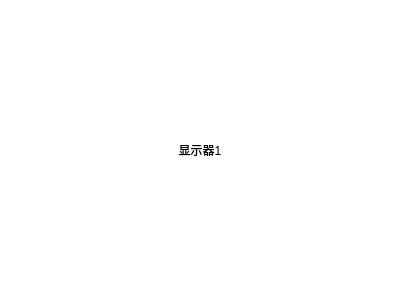
<?xml version="1.0" encoding="UTF-8"?>
<ui version="4.0">
 <class>MarkDisplay</class>
 <widget class="QWidget" name="MarkDisplay">
  <property name="geometry">
   <rect>
    <x>0</x>
    <y>0</y>
    <width>400</width>
    <height>300</height>
   </rect>
  </property>
  <property name="windowTitle">
   <string>Form</string>
  </property>
  <property name="styleSheet">
   <string notr="true">background-color:transparent;</string>
  </property>
  <layout class="QVBoxLayout" name="verticalLayout">
   <item>
    <widget class="QLabel" name="text">
     <property name="styleSheet">
      <string notr="true"/>
     </property>
     <property name="text">
      <string>显示器1</string>
     </property>
     <property name="alignment">
      <set>Qt::AlignCenter</set>
     </property>
    </widget>
   </item>
  </layout>
 </widget>
 <resources/>
 <connections/>
</ui>
